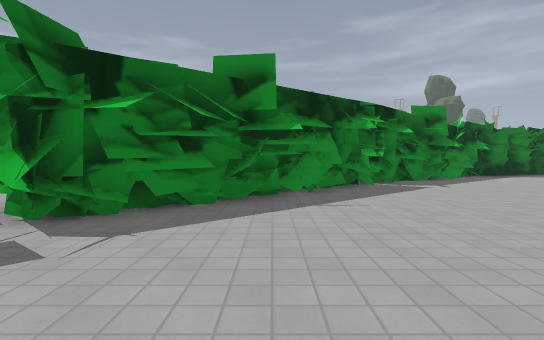
[1] (above)

22 first-person views from a walk through a level from a Godot 3-D game. The camera is 1.2 m above the floor, tilts 2° down and sees 85° across. The floor is counted in squares, 2 m on a side. Each view is taken from the middle of a square. On the plan, view 1 faces up. The plan holds only what a view shows up to about 9 squares ahead; the rest is blank. The place goes on beyond the plan. Characters and animated objects are not drawn. Some surface patterns are stand-ins.

[2]
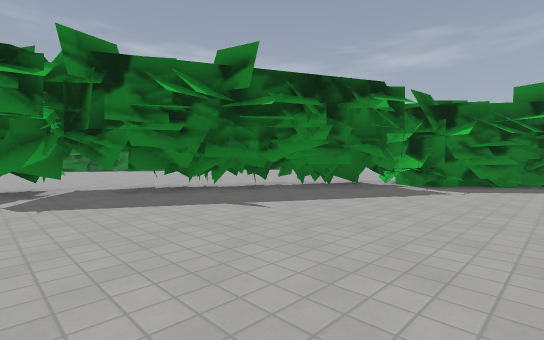

[3]
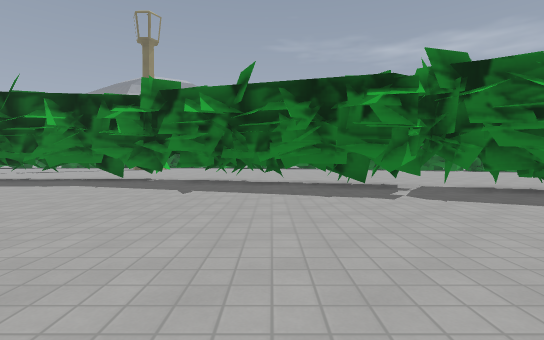

[4]
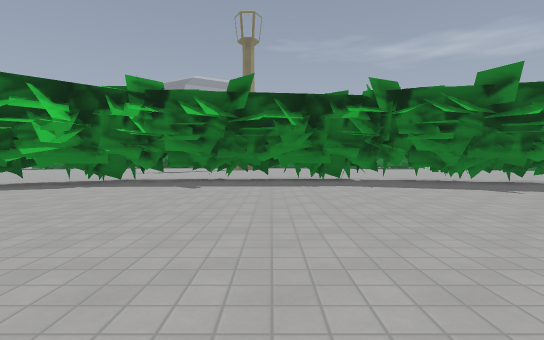

[5]
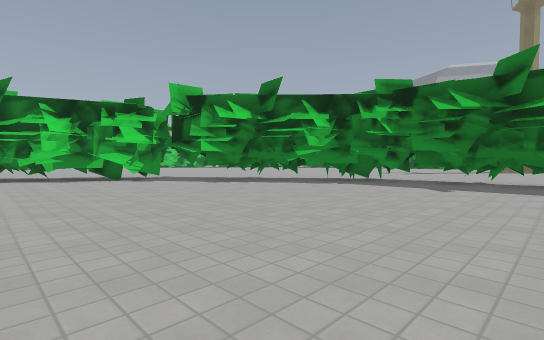

[6]
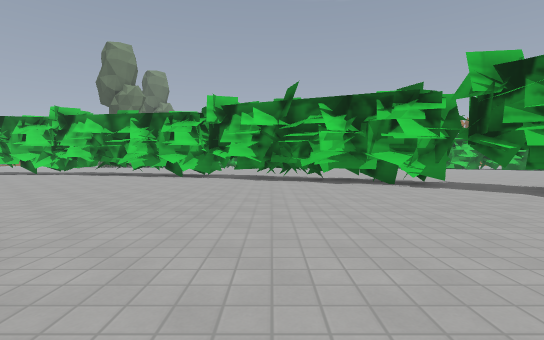

[7]
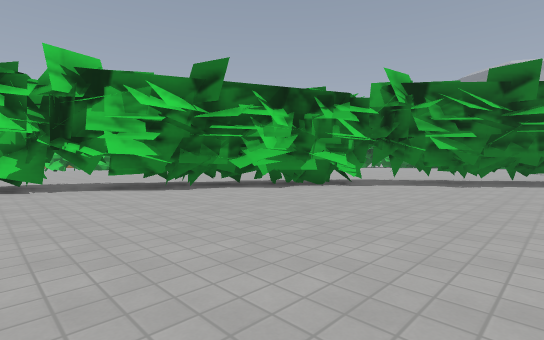

[8]
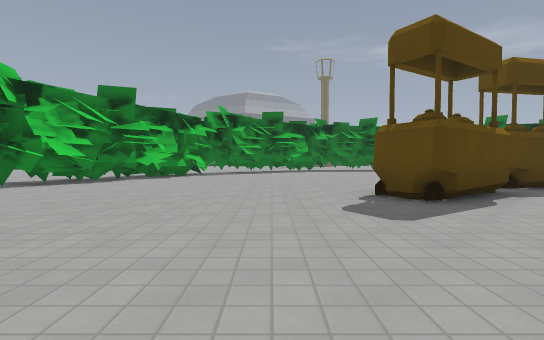

[9]
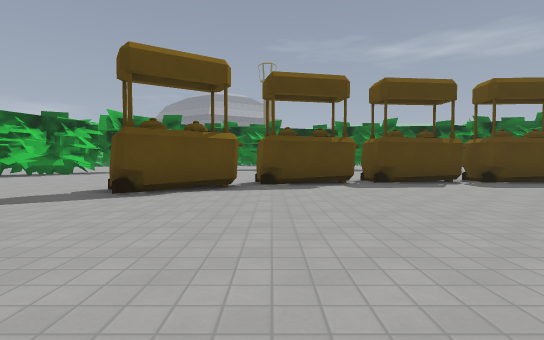

[10]
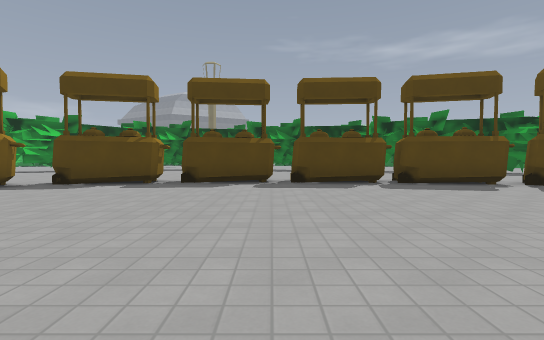

[11]
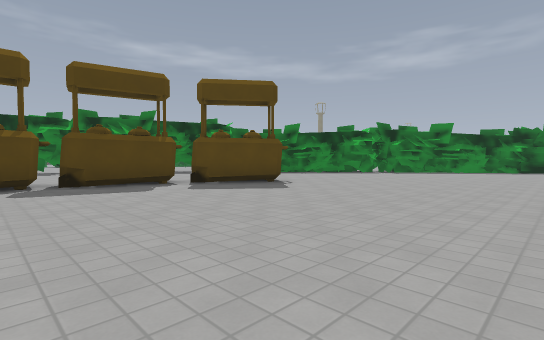

[12]
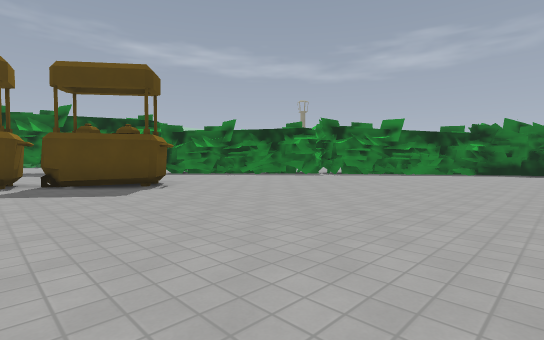

[13]
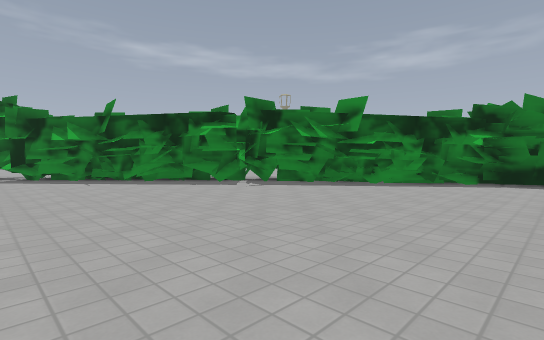

[14]
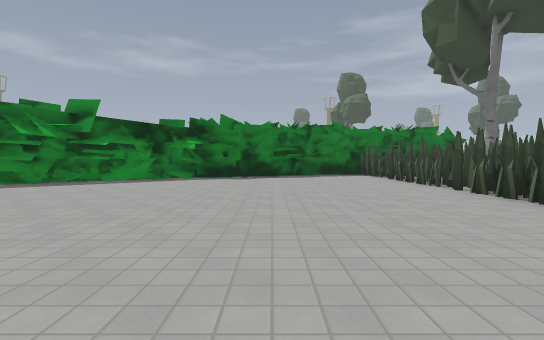

[15]
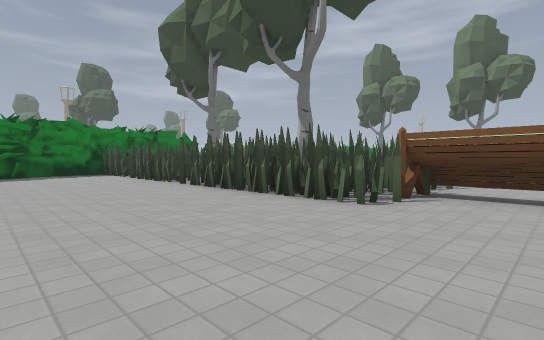

[16]
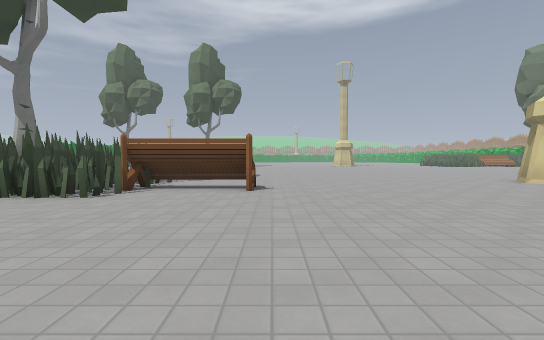

[17]
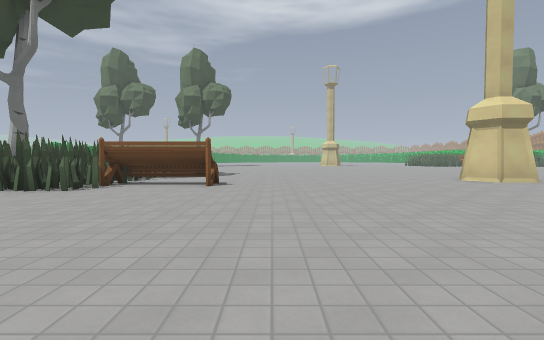

[18]
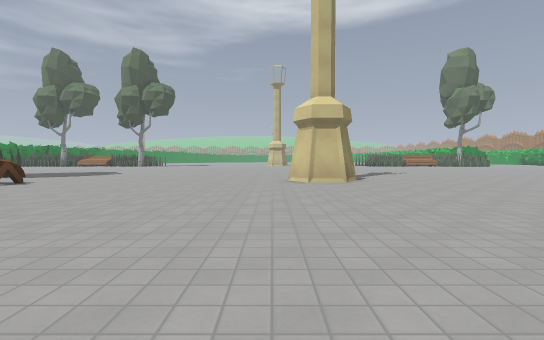

[19]
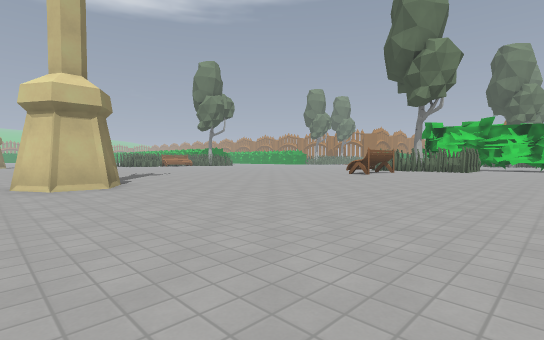

[20]
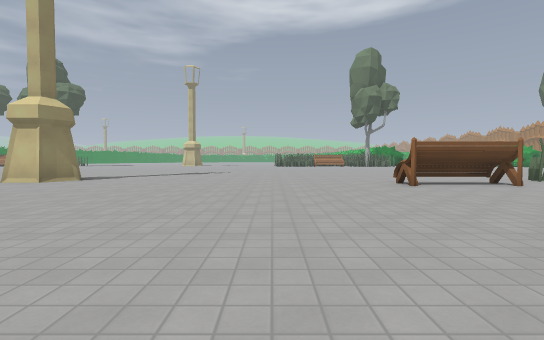

[21]
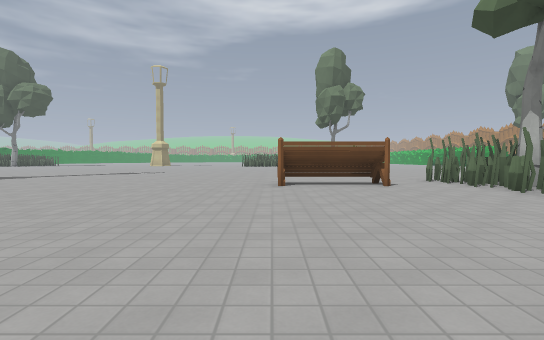

[22]
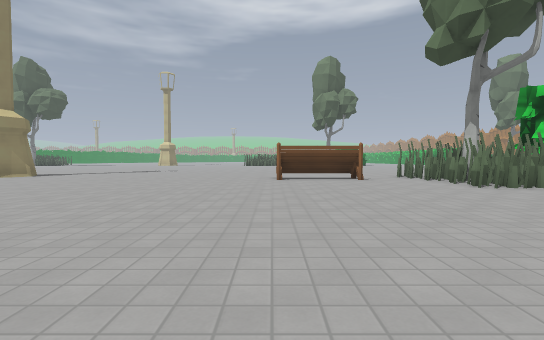

### Floor plan
Key: @ floor where view 1 was taken; # wall or solid block; . floor; ^ raised ledge; T thing the floor can be seen under or through.
Columns run from 10 left of view 1 to 18 right of it. Each row starts with its distance up from view 1.
 10                ###......#
  9               ##........#
  8             ###.........#
  7            ##...........#
  6           ##............#
  5          ##.............#
  4        ###..............#
  3       ###...............##
  2      ###................#T###
  1  ... T#..................T...
  0  ...TT#...@  #...........T...
 -1  ..TTT......##...............
 -2 ... TT.....##................
 -3 .. TT......##................
 -4  . ##......#.................
 -5  .##.......#.................
 -6   ##.......#.................
 -7   ##......##.................
 -8   #......  #..............##.
 -9  ##.....   #..............##
-10  ##......  #...... .........
-11  ##........#...... .........
-12  ##........##...............
-13 .##........##...............
-14 .##.........##..............
-15  ##......... #..............
-16  ###.........#..............
-17   ###.......................
-18  ..##....................^..
-19  .. TT...................#..
-20     TTT.......... .......^..
-21     .TT##........  .........
-22    ... ###........  ........
-23    ...  ####......   .######

Where each view was taken, in squares from view 1:
view 1: 0 up, 0 right, facing up
view 2: 4 down, 0 right, facing up-left
view 3: 6 down, 0 right, facing left
view 4: 12 down, 0 right, facing left
view 5: 12 down, 0 right, facing down-left
view 6: 14 down, 0 right, facing down
view 7: 17 down, 3 right, facing down-left
view 8: 18 down, 8 right, facing left
view 9: 13 down, 9 right, facing left
view 10: 8 down, 9 right, facing left
view 11: 6 down, 9 right, facing up-left
view 12: 3 down, 10 right, facing up-left
view 13: 2 up, 9 right, facing up-left
view 14: 1 up, 10 right, facing up
view 15: 0 up, 10 right, facing up-right
view 16: 1 down, 9 right, facing right
view 17: 2 down, 8 right, facing right
view 18: 7 down, 8 right, facing right
view 19: 7 down, 9 right, facing down-right
view 20: 15 down, 8 right, facing right
view 21: 18 down, 8 right, facing right
view 22: 18 down, 6 right, facing right
